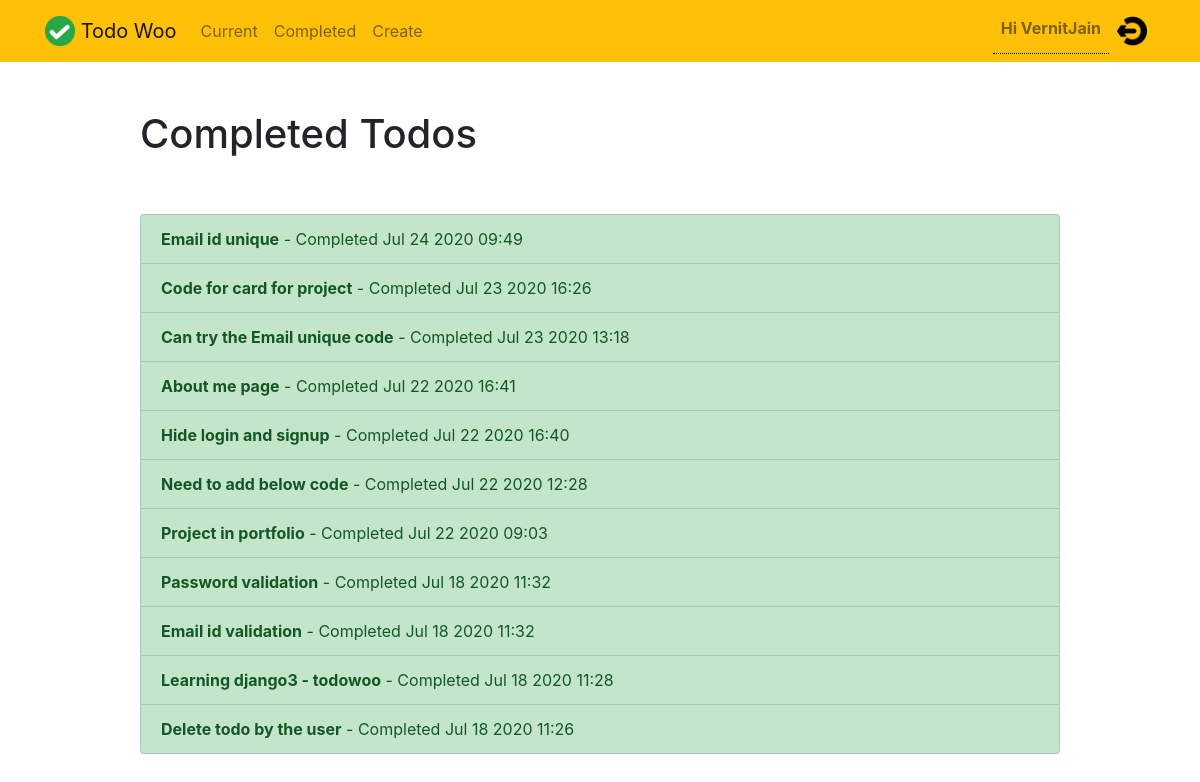
The app's page /todowoo/completed/ (signed in), older data.
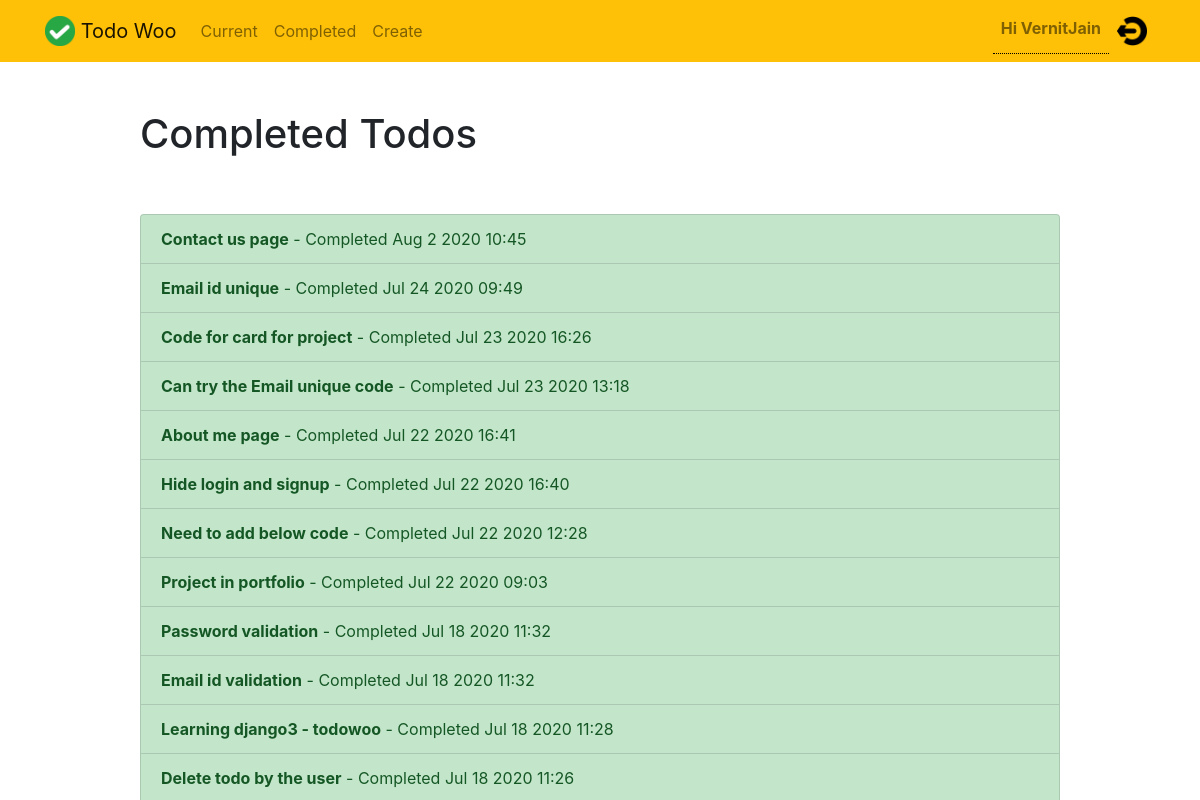
The same page, newer data.
### todowoo/models.py (models this page shows, shortened)
class Todo(models.Model):
    title= models.CharField(max_length=100)
    memo = models.TextField(blank=True)
    created = models.DateTimeField(auto_now_add=True)
    datecompleted=models.DateTimeField(null=True, blank=True)
    important = models.BooleanField(default=False)
    user = models.ForeignKey(User, on_delete=models.CASCADE)
    deleteTodoOrNot = models.BooleanField(default=False)

### todowoo/views.py (the view)
# urls.py: path('completed/', views.completedtodos, name='completedtodos'),
@login_required
def completedtodos(request):
    todos = Todo.objects.filter(user = request.user, datecompleted__isnull = False, deleteTodoOrNot = False).order_by('-datecompleted')
    return render(request, 'todowoo/completedtodos.html',{'todos': todos})

### todowoo/templates/todowoo/completedtodos.html
{% extends "todowoo/base.html" %}
{% block content %}
    <div class="row justify-content-center mt-5">
        <div class="col-md-10">
            <h1>Completed Todos</h1>
        </div>
    </div>
    <div class="row justify-content-center mt-5">
        <div class="col-md-10">
            <div class="list-group">
                {% for todo in todos %}
                    <a href="{% url 'todowoo:viewtodo' todo.id %}" class="list-group-item list-group-item-action list-group-item-success"><b>{{ todo.title }}</b> - Completed {{ todo.datecompleted|date:'M j Y H:i' }}</a>
                {% endfor %}
            </div>
        </div>
    </div>
{% endblock %}

Row changes from the older to the newer data that the page shows:
now on this page (row edited): Todo: title "Contact us page", datecompleted "Aug 2 2020 10:45"
